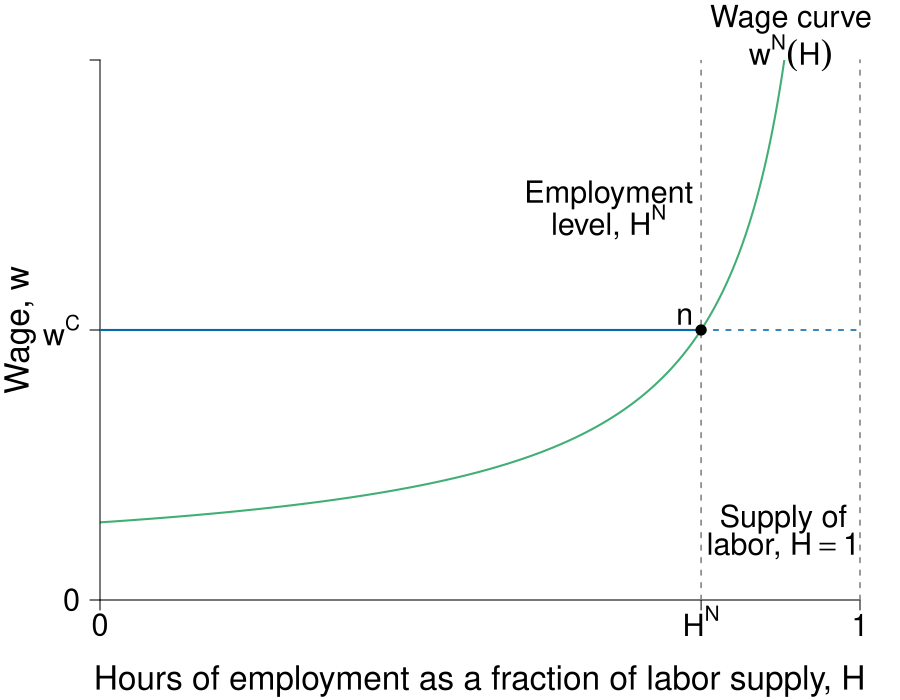

The script that saved this image:
require(shape)
require(plotrix)
pdf(file = "employment/employment_wage_macro_margin.pdf", width = 9, height = 7)

#Set parameters for graphics
axislabelsize <- 2
labelsize <- 1.8
namesize <- 1.8
annotatesize <- 1.5
graphlinewidth <- 2
segmentlinewidth <- 1.5

COL <- c("#7fc97f", "#beaed4", "#fdc086", "#ffff99", "#386cb0", "#f0027f", "#bf5b17", "#666666")
COLA <- c("#e0f3db", "#99d8c9","#66c2a4","#41ae76", "#238b45", "#005824")
COLB <- c("#4eb3d3", "#2b8cbe", "#0868ac","#084081")

WageFn <- function(h, ubar = 3, B = 2, t = 0.8) {
  B + ubar + (ubar - ubar*t +  ubar*t*h )/(t*(1 - h))
}


#COL <- c("#1B9E77", "#D95F02", "#7570B3", "#E7298A", "#66A61E", "#E6AB02", "#A6761D", "#666666")
COL <- c("#7fc97f", "#beaed4", "#fdc086", "#ffff99")
par(mar =  c(5, 5, 3, 2))
xlims <- c(0, 1.001)
ylims <- c(0, 40)


plot(0, 0, xlim = xlims, ylim = ylims, type = "n",
     xlab = expression(paste("")),
     ylab = expression(paste("")),
     xaxt = "n", 
     yaxt = "n",
     cex.lab = axislabelsize, 
     bty = "n", 
     xaxs="i", 
     yaxs="i")

npts <- 500 
npts2 <- 501
#Specify the sequences of points for graphing. 
xx1 <- seq(xlims[1], 0.99, length.out = npts)
xx2 <- seq(xlims[1], xlims[2], length.out = npts)
xx3 <- seq(xlims[1], xlims[2], length.out = npts2)
xx4 <- seq(xlims[1], 25, length.out = npts2)
xx5 <- seq(xlims[1], 0.75, length.out = npts2)

# Shade below green line
# polygon(c(0, xx2, xlims[2]), 
#         c(0, WageFn(xx2), 0), border = FALSE, col = COLA[1])
# rect(0.99, 0, 1.2, 40, border = FALSE, col = COLA[1])

#Axis labels
text(0.5, -6, expression(paste("Hours of employment as a fraction of labor supply, ", H)), cex = axislabelsize, xpd = TRUE)
text(-0.105, 20, expression(paste("Wage, ", w)), cex = axislabelsize, xpd = TRUE, srt = 90)


#Draw the lines for the graphs
lines(xx1, WageFn(xx1), col = COLA[4], lwd = graphlinewidth)

#Customize ticks and labels for the plot
ticksy <- c(0, 20, 40)
ylabels <- c(0, expression(paste(w^C)), NA)
ticksx <- c(0, 0.7917, xlims[2])
xlabels <- c(0, expression(paste(H^N)), 1)
axis(1, at = ticksx, pos = 0, labels = xlabels, cex.axis = labelsize)
axis(2, at = ticksy, pos = 0, labels = ylabels, las = 1, cex.axis = labelsize)

#Annotation of the  graphs
text(0.91, 43, expression(paste("Wage curve")), cex = labelsize, xpd = TRUE)
text(0.91, 40.5, expression(paste(w^N*(H))), cex = labelsize, xpd = TRUE)
#text(0.75, 38, expression(paste("Employment level, ", H^N)), cex = labelsize,  xpd = TRUE)
text(0.67, 30, expression(paste("Employment")), cex = labelsize,  xpd = TRUE)
text(0.67, 28, expression(paste("level, ", H^N)), cex = labelsize,  xpd = TRUE)

segments(0.7917, 0, 0.7917, ylims[2], lty = 2, lwd = segmentlinewidth, col = grays[20])

#Arrows(0.8, 15, 0.8, 19, col = "black", lty = 1, lwd = 2, arr.type = "triangle")
#Arrows(0.8, 15, 0.8, 6, col = "black", lty = 1, lwd = 2, arr.type = "triangle")
#text(0.92, 12.5, expression(paste("Employment Rent")))

#Zero profit condition 
segments(0, 20, 0.7917, 20, lty = 1, lwd = graphlinewidth, col = COLB[3])
segments(0.7917, 20, 1.2, 20, lty = 2, lwd = segmentlinewidth, col = COLB[3])
# Gamma
# segments(0, 30, xlims[2], 30, lty = 2, lwd = 2, col = COLA[3])
# text(1.11, 33, expression(paste("Output per")), cex = labelsize,  xpd = TRUE)
# text(1.11, 31, expression(paste("worker, ", gamma)), cex = labelsize,  xpd = TRUE)

# Supply of labor
segments(xlims[2], 0, xlims[2], ylims[2], lty = 2, lwd = segmentlinewidth, col = grays[20], xpd = TRUE)
text(0.9, 6, expression(paste("Supply of")), cex = labelsize,  xpd = TRUE)
text(0.9, 4, expression(paste("labor, ", H == 1)), cex = labelsize,  xpd = TRUE)


points(0.7917, 20, pch = 16, col = "black", cex = 1.5)
text(0.77, 21, expression(paste("n")), cex = labelsize)


#Unemployment benefits & a
#segments(0, 5, 1.2, 5, lty = 2, lwd = 2, col = "darkgray")
#segments(0, 2.5, 1.2, 2.5, lty = 2, lwd = 2, col = "darkgray")

#Zero profit condition
# text(1.12, 19, expression(paste("Competition")), cex = labelsize, xpd = TRUE)
# text(1.12, 17, expression(paste("condition, ", w^C)), cex = labelsize, xpd = TRUE)
#text(1.02, 21.25, expression(paste(w == bar(Delta))), cex = labelsize, xpd = TRUE)

# text(0.25, 23, expression(paste("Firms leaving")), cex = labelsize)
# text(0.25, 17, expression(paste("Firms entering")), cex = labelsize)

# text(0.325, 17, expression(paste("Firms entering")), cex = labelsize)
# Arrows(0.2, 15, 0.5, 15, col = "black", lty = 1, lwd = 2, arr.type = "triangle")



# Arrows(0.6, 19, 0.6, 10, col = "black", lty = 1, lwd = 2, arr.type = "triangle")
# text(0.42, 28, expression(paste("If the ", w>w^c,  " profits will")), cex = labelsize)
# text(0.42, 26, expression(paste("be insufficient and firms")), cex = labelsize)
# text(0.42, 24, expression(paste("will leave")), cex = labelsize)
# text(0.32, 24, expression(paste("Firms exiting")), cex = labelsize)
# Arrows(0.43, 22, 0.15, 22, col = "black", lty = 1, lwd = 2, arr.type = "triangle")
# 
# 
# text(0.6, 7, expression(paste("No")), cex = labelsize)
# text(0.6, 5, expression(paste("production")), cex = labelsize)

#text(0.97, 6, expression(paste(B + a/t)))
#text(0.97, 3.5, expression(paste(B, " (unemployment benefits)")))
#text(1.08, 36, expression(paste("level of")))
#text(1.08, 34, expression(paste("employment, ", bar(H))))

#Profits
# brackets(x1 = 1.02, y1 = 29.8, x2 = 1.02, y2 = 20.2,  
#          ticks = 0.5, curvature = 0.5, type = 1, 
#          col = "black", lwd = 2, h = 0.03,
#          lty = 1, xpd = TRUE)
# text(1.14, 25, expression(paste("Profits, ", pi^E)), cex = labelsize, xpd = TRUE)

# text(0.55, 15, expression(paste("Wages")))
# Arrows(0.5, 18, 0.5, 12, col = "black", lty = 1, lwd = 2, arr.type = "triangle")
# Arrows(0.5, 12, 0.5, 18, col = "black", lty = 1, lwd = 2, arr.type = "triangle")


dev.off()
